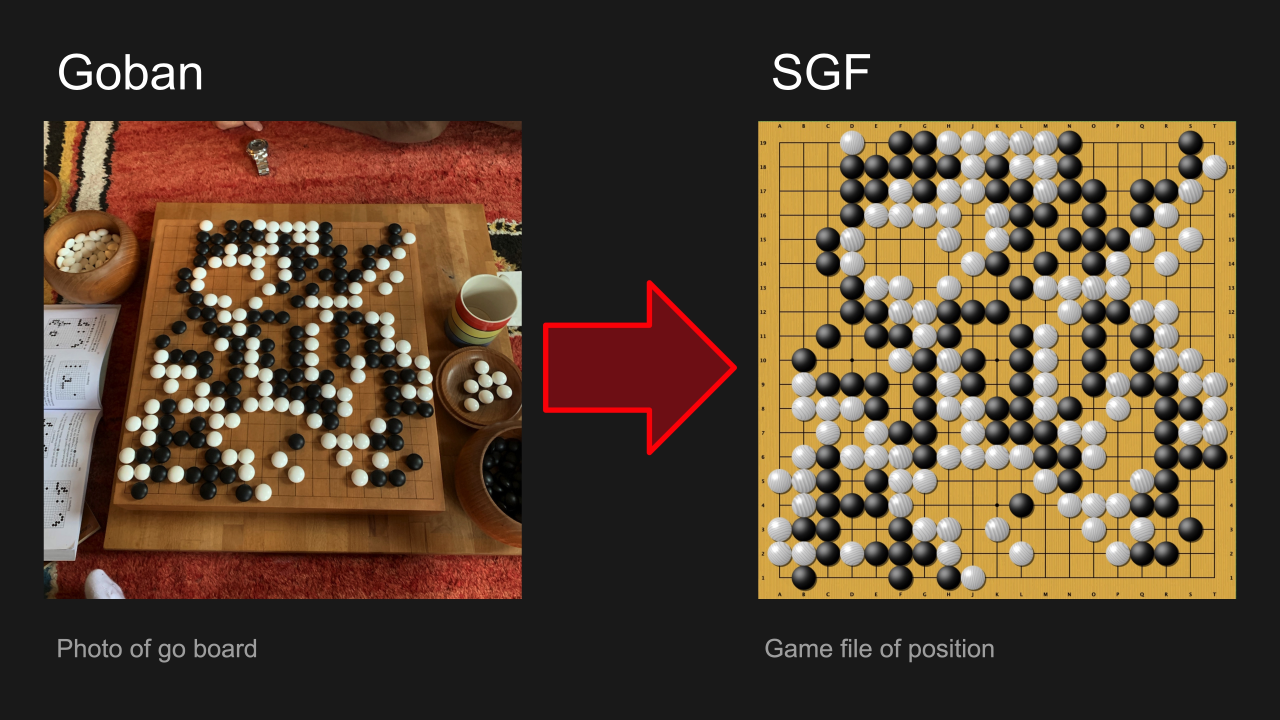
#> input picture objective.jpg, 5120 x 2880 px (shown at 1/4 size)
$ python main.py objective.jpg pipeline.jpg   (older library calls are emulated)
#> lines starting #> are read from the running program, lines starting #| are printed output that depends on the picture; after the words box and inside, x2 and y2 are one past the last pixel; in counts of white or black regions, pixels touching at a corner belong together
### find_corners_with_contours.py
"""Outputs corners of goban via contour search."""

import numpy as np
import cv2

def load_img(pathname):
    img = cv2.imread(pathname)
    rows, cols, ch = img.shape
    print('image loaded with resolution {0}'.format(img.shape))
    return img


def find_corners(img):
    gray = cv2.cvtColor(img, cv2.COLOR_BGR2GRAY)

    blurred = cv2.GaussianBlur(gray, (5,5), 0)

    edged = cv2.Canny(blurred, 400, 1800, apertureSize=5, L2gradient=True)
    # MIN threshold throws out edges below, MAX threshold marks edges
    # as certain over it and keeps edges connected to those between the
    # thresholds.
    # Seems to work better with sobel kernel size '5' instead of '3'.
    # Canny already seems to output closed contours, so better not mess with it
    # by applaying closing kernel

    # find contours (i.e. the 'outlines') in the image:
    (_, cnts, _) = cv2.findContours(edged.copy(),
                                    cv2.RETR_EXTERNAL, cv2.CHAIN_APPROX_SIMPLE)

    #sort by area and keep only largest for better performance
    cnts = sorted(cnts, key = cv2.contourArea, reverse=True)[:10]

    # loop over the contours
    area_prev = 0.0
    for c in cnts:
        # approximate the contour
        peri = cv2.arcLength(c, closed=True)
        approx = cv2.approxPolyDP(c, 0.02 * peri, closed=True) #0.02
        # if the approximated contour has four points assume it is the goban
        if (len(approx) == 4 and cv2.contourArea(approx) > area_prev):
            area_prev = cv2.contourArea(approx)
            corners = approx
            #break

    corners = np.reshape(corners,(4,2))
    return corners

# [6 lines left out: function mark_corners, not called in this run]

### warp.py
"""Warps image to square top-down view given corner coordinates
Expects grayscale image and corners in shape(4,2))"""

import numpy as np
import cv2


TARGET_RES = 400


def sort_corners(corners):
    """Sorts corners to (tl, tr, br, bl)."""
    rect = np.zeros((4, 2), dtype="float32")
    # the top-left point will have the smallest sum, whereas
    # the bottom-right point will have the largest sum
    s = np.sum(corners, axis=1)
    rect[0] = corners[np.argmin(s)]
    rect[2] = corners[np.argmax(s)]
    # now, compute the difference between the points, the
    # top-right point will have the smallest difference,
    # whereas the bottom-left will have the largest difference
    diff = np.diff(corners, axis=1)
    rect[1] = corners[np.argmin(diff)]
    rect[3] = corners[np.argmax(diff)]
    return rect


def warp_to_gray(img, rect):
    """Actual transform, result is already cropped by process."""
    gray = cv2.cvtColor(img, cv2.COLOR_BGR2GRAY)
    rows, cols = gray.shape
    assert (rows >= TARGET_RES and cols >= TARGET_RES), "input res too low"
    target_corners = np.float32([[0, 0], [TARGET_RES, 0],
                                [TARGET_RES, TARGET_RES], [0, TARGET_RES]])
    M = cv2.getPerspectiveTransform(rect, target_corners)
    warped = cv2.warpPerspective(gray, M, (TARGET_RES, TARGET_RES))
    return warped


def equalize(gray):
    """adaptive histogram equalization"""
    clahe = cv2.createCLAHE(clipLimit=2.0, tileGridSize=(8, 8))
    return clahe.apply(gray)

### read_position.py
"""Reads game position from normalized input and saves as sgf file"""

import numpy as np
import cv2

import parser


def estimate_stone_size(img):
    """Estimates radius of stones in pixels"""
    # edge case empty board
    # must be less than grid step size
    # use hughe circles?
    return 18   # guess while in development


# [7 lines left out: function estimate_grid_step_size, not called in this run]


def calculate_grid_points(resolution=400, grid_step_size=21, boardsize=19):
    """Returns matrix of grid coordinates"""
    # best use center of image as center of grid matrix
    # as frame width is unclear

    grid = np.zeros((boardsize, boardsize, 2), dtype=np.uint16)
    corner = (resolution // 2) - ((boardsize // 2) * grid_step_size)
    for x in range(boardsize):
        for y in range(boardsize):
            # since stones have thickness for perspective correction
            # move grid one or two pixels towards top
            grid[x, y, 0] = corner + (x * grid_step_size) - 1
            grid[x, y, 1] = corner + (y * grid_step_size)
    return grid


def sample_using_point(img, pos=(200, 200), stone_size=18):
    """Returns average intensity around 'pos'"""
    window_shift = stone_size // 4                  # 4
    window_length = 2 * window_shift + 1            # 9
    window_pixels = window_length * window_length   # 81
    aggregate = int(0)
    for x in range(window_length):
        for y in range(window_length):
            sample_x = pos[0] - window_shift + x
            sample_y = pos[1] - window_shift + y
            aggregate += img[sample_x, sample_y]
    return aggregate / window_pixels


def sample_using_grid(img, grid):
    """Returns intensity matrix by sampling pixels around grid points"""
    stone_size = estimate_stone_size(img)
    samples = np.zeros((grid.shape[0], grid.shape[1]), np.dtype(float))
    for x in range(samples.shape[0]):
        for y in range(samples.shape[1]):
            pos = grid[x, y]
            samples[x, y] = sample_using_point(img, pos, stone_size)
    return samples


def calculate_intensity_thresholds(samples):
    """Calculates reasonable intensity values to classify samples"""
    median = np.median(samples)
    minimum = np.min(samples)
    maximum = np.max(samples)
    lower = minimum + (0.4 * (median - minimum))
    higher = maximum - (0.7 * (maximum - median))
    return lower, higher


def intensity_to_move(value, lower, higher):
    """Returns -1, 0 or 1 for white stone, empty or black"""
    if (value < lower):
        return 1
    if (value > higher):
        return -1
    else:
        return 0


def intensity_to_mat(samples):
    """Returns matrix of position inferred from intensity samples"""
    position = np.zeros((19, 19), np.int)
    lower, higher = calculate_intensity_thresholds(samples)
    for x in range(samples.shape[0]):
        for y in range(samples.shape[1]):
            position[x, y] = intensity_to_move(samples[x, y], lower, higher)
    return position

### sgf_parser.py
""" SGF Parsers
"""

import sys
import numpy as np

from sgfmill import sgf
from sgfmill import sgf_moves
from sgfmill import boards

def mat_to_sgf(mat, pathname):
    """Saves matrix of game state as sgf file.

    Expects 19x19 numpy matrix with '0' for empty, '1' for black and '-1' for
    white stones.
    """
    mat = np.flipud(mat)    #sgf editors start coordinates in lower left
    game = sgf.Sgf_game(size=19)
    root_node = game.get_root()
    game.set_date()
    board = boards.Board(19)
    # TODO: determine points from mat
    black_points = []
    white_points = []
    empty_points = []
    for row in range(19):
        for col in range(19):
            stone = mat.item((row,col))
            if stone == 1:
                black_points.append((row,col))
            if stone == -1:
                white_points.append((row,col))
            if stone == 0:
                empty_points.append((row,col))
    board.apply_setup(black_points, white_points, empty_points)
    sgf_moves.set_initial_position(game, board)
    with open(pathname, "wb") as f:
        f.write(game.serialise())

# [38 lines left out: function sgf_to_mat, not called in this run]

### main.py
"""Pulls the whole process together

Entry point for invocation from shell
"""
import numpy as numpy
import cv2
import argparse

import find_corners_with_contours as fcwc
import warp
import read_position
import sgf_parser


def main():
    parser = argparse.ArgumentParser(description="bridge between jpg and sgf")
    parser.add_argument("path_to_img", help="photo of goban")
    parser.add_argument("path_to_sgf", help="output file")
    args = parser.parse_args()
    INPUT_FILE = args.path_to_img
    OUTPUT_FILE = args.path_to_sgf

    photo = fcwc.load_img(INPUT_FILE)
#> in load_img, img is the input picture: shape (2880, 5120, 3); mean B, G, R 48.5, 66.6, 84.9
#| image loaded with resolution (2880, 5120, 3)
    corners = fcwc.find_corners(photo)
#> in find_corners, `gray = cv2.cvtColor(img, cv2.COLOR_BGR2GRAY)`:
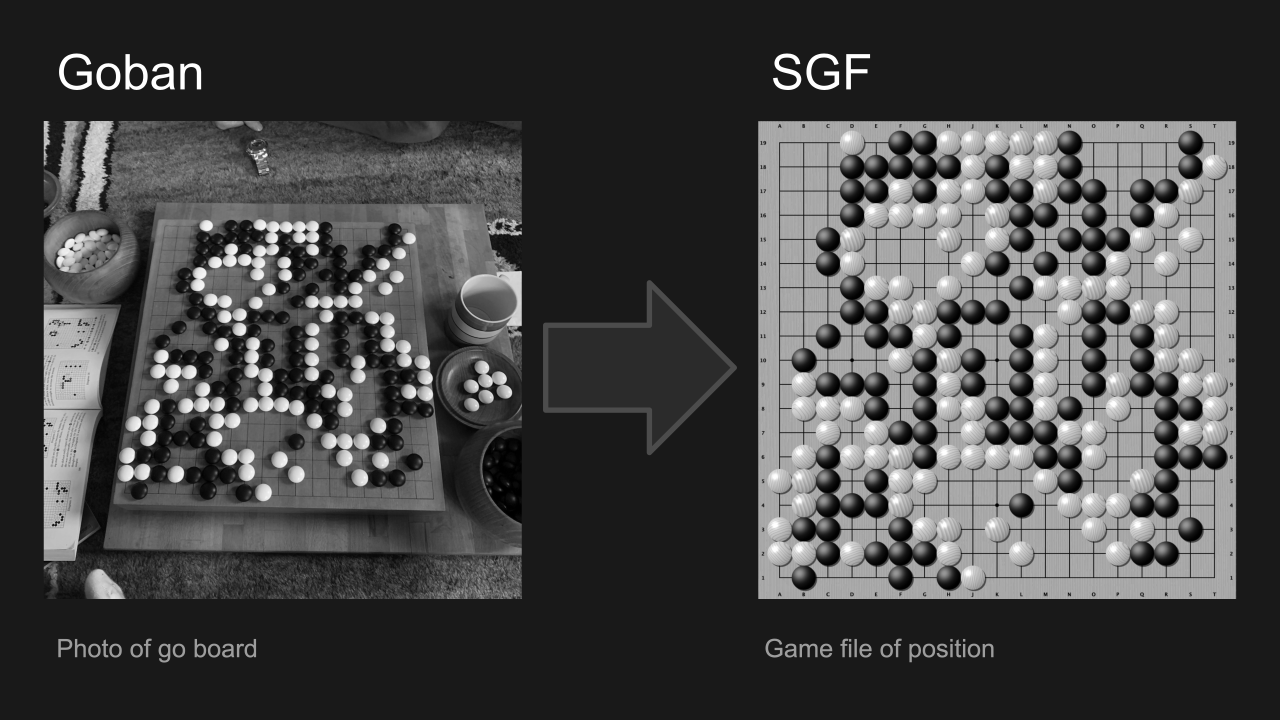
#> gray: shape (2880, 5120) (shown at 1/4 size); min 0, max 255, mean 70
#> in find_corners, `edged = cv2.Canny(blurred, 400, 1800, apertureSize=5, L2gradient=True)`:
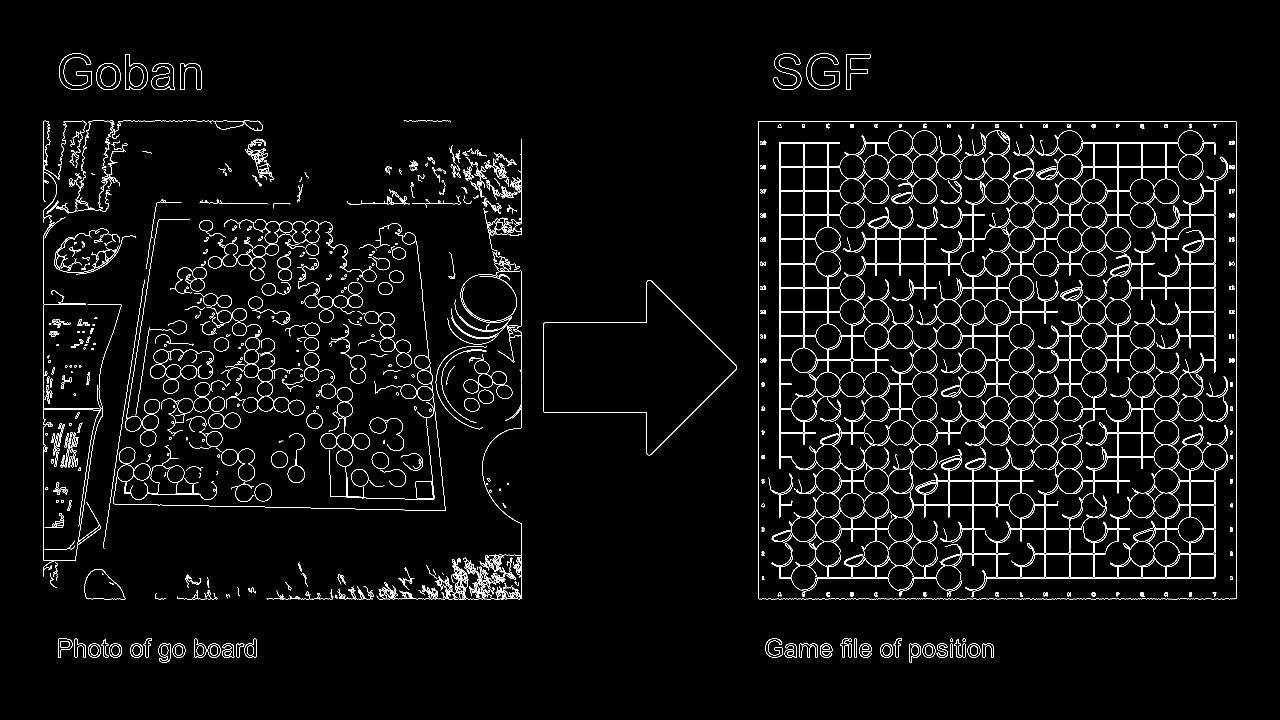
#> edged: shape (2880, 5120) (shown at 1/4 size); 1.8% white in thin lines or dots, all inside (x1, y1, x2, y2) = (174, 214, 4945, 2651)
#> in find_corners, `(_, cnts, _) = cv2.findContours(edged.copy(), cv2.RETR_EXTERNAL, cv2.C..`: cnts = 864 contours, 293 with area under 20; largest, box (x1, y1, x2, y2) and area: (3032, 484, 4945, 2397) 3654044, (2172, 1120, 2948, 1821) 282703, (501, 216, 591, 360) 9004, (385, 253, 482, 360) 8374, (3225, 214, 3357, 360) 7318
#> in find_corners, `cnts = sorted(cnts, key = cv2.contourArea, reverse=True)[:10]`: cnts = 10 contours; largest, box (x1, y1, x2, y2) and area: (3032, 484, 4945, 2397) 3654044, (2172, 1120, 2948, 1821) 282703, (501, 216, 591, 360) 9004, (385, 253, 482, 360) 8374, (3225, 214, 3357, 360) 7318
#> the loop in find_corners, `for c in cnts:` made 10 passes
#> (peri, area_prev, corners) on pass 1: (7790.8, 3648101, [[3034, 484], [3033, 2395], [4943, 2395], [4944, 486]])
#> peri on passes 2 to 7: 2529.4, 460.6, 343.1, 890.7, 891, 401.3
#> after the loop in find_corners, `for c in cnts:`: area_prev = 3648101
#> corners = [[3034, 484], [3033, 2395], [4943, 2395], [4944, 486]]
    sorted_corners = warp.sort_corners(corners)
#> in sort_corners, `s = np.sum(corners, axis=1)`: s = [3518, 5428, 7338, 5430]
#> in sort_corners, `diff = np.diff(corners, axis=1)`: diff = [-2550, -638, -2548, -4458]
#> sorted_corners = [[3034, 484], [4944, 486], [4943, 2395], [3033, 2395]]
    warped = warp.warp_to_gray(photo, sorted_corners)
#> in warp_to_gray, `M = cv2.getPerspectiveTransform(rect, target_corners)`: M = [[0.209, 0.000109, -633.7], [-0.000219, 0.209, -100.5], [-5.47e-07, -5.73e-10, 1]]
#> in warp_to_gray, `warped = cv2.warpPerspective(gray, M, (TARGET_RES, TARGET_RES))`:
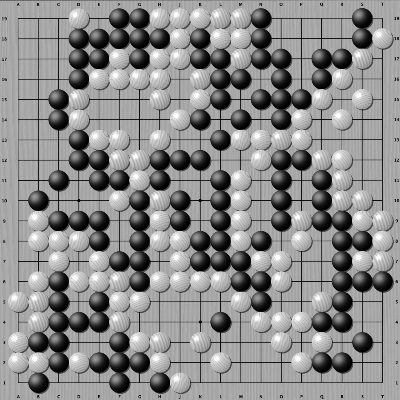
#> warped: shape (400, 400); min 0, max 255, mean 139
    equalized = warp.equalize(warped)
#> in equalize, `return clahe.apply(gray)`:
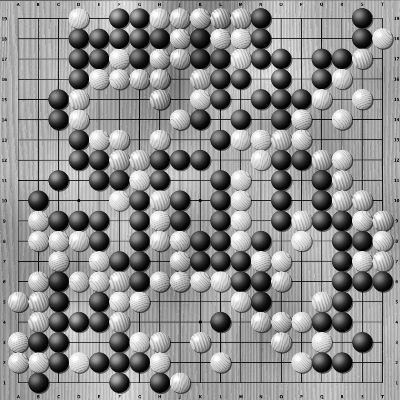
#> returned value: shape (400, 400); min 1, max 255, mean 142.9
    grid = read_position.calculate_grid_points()
    samples = read_position.sample_using_grid(equalized, grid)
#> in sample_using_grid, `stone_size = estimate_stone_size(img)`: stone_size = 18
    scanned_position = read_position.intensity_to_mat(samples)
    sgf_parser.mat_to_sgf(scanned_position, OUTPUT_FILE)
#> (the call stopped at in mat_to_sgf, `game = sgf.Sgf_game(size=19)`: sgfmill is not available in this run)


if __name__ == '__main__':
    main()
